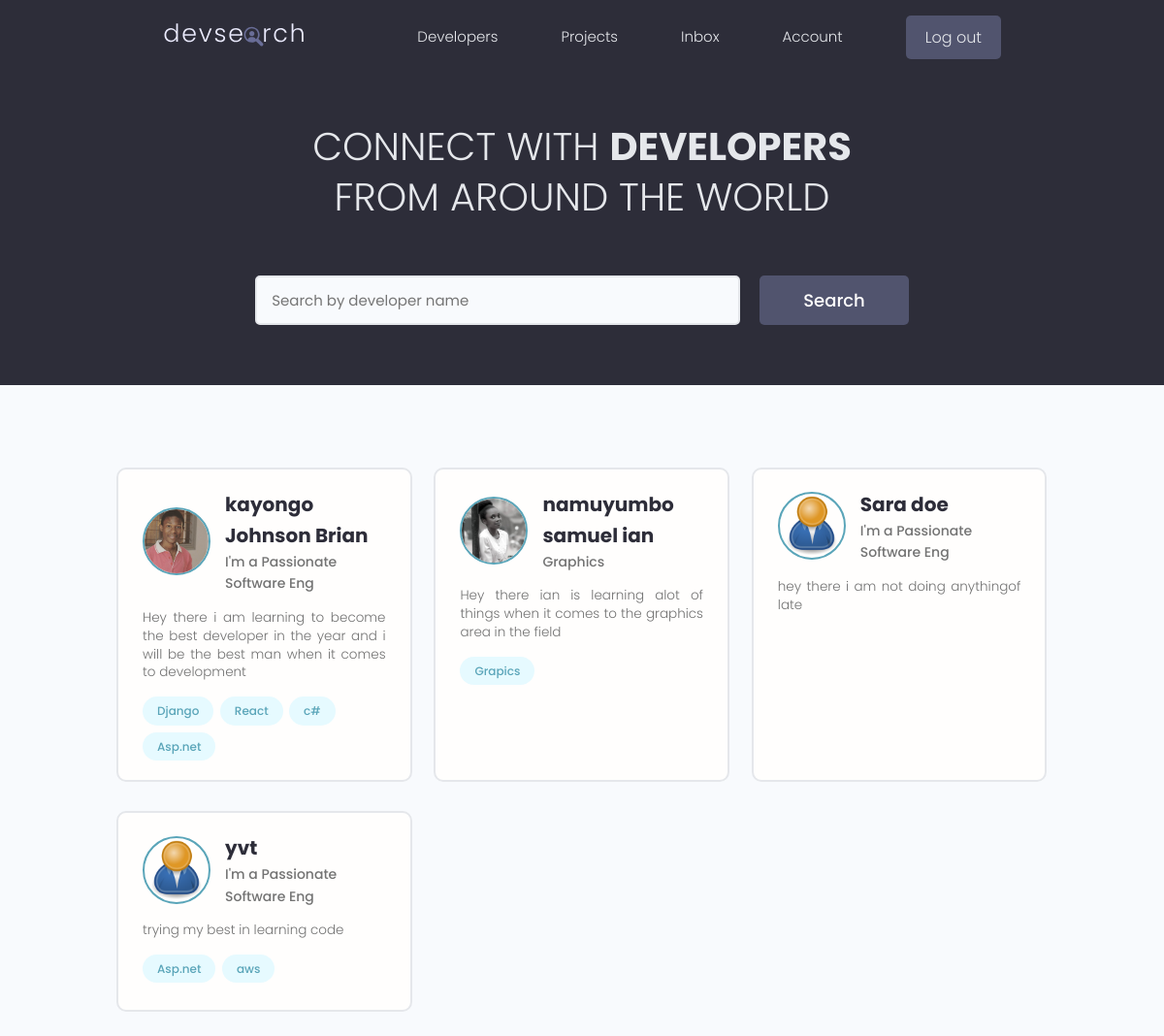
Screenshot of / (signed in) with the database file from the repository.
### users/models.py (models this page shows, shortened)
class Profile(models.Model):
    user = models.OneToOneField(
        User, on_delete=models.CASCADE, null=True, blank=True)
    username = models.CharField(max_length=200, null=True, blank=True)
    location = models.CharField(max_length=200, null=True, blank=True)
    name = models.CharField(max_length=200, null=True, blank=True)
    email = models.EmailField(null=True, blank=True, max_length=200)
    short_intro = models.CharField(max_length=200, null=True, blank=True)
    bio = models.TextField(null=True, blank=True)
    profile_image = models.ImageField(
        null=True, blank=True, upload_to="profiles/", default="profiles/user.png")
    social_github = models.CharField(max_length=200, null=True, blank=True)
    social_twiter = models.CharField(max_length=200, null=True, blank=True)
    social_youtube = models.CharField(max_length=200, null=True, blank=True)
    social_website = models.CharField(max_length=200, null=True, blank=True)
    id = models.UUIDField(default=uuid.uuid4,
                          primary_key=True, unique=True, editable=False)
    created = models.DateTimeField(auto_now_add=True)

class Skill(models.Model):
    id = models.UUIDField(default=uuid.uuid4,
                          primary_key=True, unique=True, editable=False)
    owner = models.ForeignKey(
        Profile, on_delete=models.CASCADE, null=True, blank=True)
    name = models.CharField(max_length=200, null=True, blank=True)
    description = models.TextField(null=True, blank=True)
    created = models.DateTimeField(auto_now_add=True)
    def __str__(self):
        return str(self.name)

### users/views.py (the view)
# urls.py: path('', views.profile, name='profile'),
def profile(request):
    profiles = Profile.objects.all()
    context = {'profiles': profiles}
    return render(request, 'users/profiles.html', context)

### users/templates/users/profiles.html (shortened to what this page needs)
{% extends 'main.html' %} {% load static %} {% block content %}
<main class="home">
    <section class="hero-section text-center">
        <div class="container container--narrow">
            <div class="hero-section__box">
                <h2>CONNECT WITH <span>DEVELOPERS</span></h2>
                <h2>FROM AROUND THE WORLD</h2>
            </div>
            <div class="hero-section__search">
                <form class="form" action="#" method="get">
                    <div class="form__field">
                        <input class="input input--text" id="formInput#search" type="text" name="text" placeholder="Search by developer name" />
                    </div>
                    <input class="btn btn--sub btn--lg" type="submit" value="Search" />
                </form>
            </div>
        </div>
    </section>
    <section class="devlist">
        <div class="container">
            <div class="grid grid--three">
                {% for profile in profiles%}
                <div class="column card">
                    <div class="dev">
                        <a href="{% url 'user-profile' profile.id %}" class=" card__body ">
                            <div class="dev__profile ">
                                <img class="avatar avatar--md " src="{{ profile.profile_image.url }}" alt="image " />
                                <div class="dev__meta ">
                                    <h3>{{ profile.name }}</h3>
                                    <h5>{{ profile.short_intro|slice:'30' }}</h5>
                                </div>
                            </div>
                            <p class="dev__info ">
                                {{profile.bio|slice:"250"}}
                            </p>
                            <div class="dev__skills ">
                                {% for skill in profile.skill_set.all|slice:'5' %}
                                <span class="tag tag--pill tag--main ">
                                    <small>{{ skill }}</small>
                                </span> {% endfor %}
                            </div>
                        </a>
                    </div>
                </div>
                {% endfor %}
            </div>
        </div>
    </section>
</main>
{% endblock content %}

### static/styles/app.css (style rules this page uses)
:root { --color-sub: #2d2d39; }
.btn--sub { background-color: var(--color-sub-light); }
.card { border: 2px solid var(--color-light); }
img { width: 100%; }
.hero-section { height: 40vh; display: flex; align-items: center; background-color: var(--color-sub); }
.hero-section__box { margin-bottom: 4rem; }
.hero-section__box > h2, .hero-section__box > h2 > span { font-size: 4rem; color: var(--color-light); line-height: 1.3; text-transform: uppercase; }
.hero-section__box > h2 { font-weight: 300; }
.hero-section__box > h2 > span { font-weight: 700; }
.hero-section__search > .form { display: flex; align-items: center; justify-content: center; gap: 2rem; }
.hero-section__search > .form input.input--text { width: 50rem; }
.devlist { margin-top: 8rem; }
.devlist .grid { align-items: stretch; }
.devlist .dev .dev__profile { display: flex; align-items: center; gap: 1.5rem; }
.devlist .dev .dev__meta h3 { color: var(--color-sub); font-size: 2rem; font-weight: 700; }
.devlist .dev .dev__meta h5 { color: var(--color-text); font-size: 1.4rem; font-weight: 500; }
.devlist .dev .dev__info { margin: 1.5rem 0; font-size: 1.35rem; line-height: 1.4; text-align: justify; }

### static/uikit/styles/modules/_variables.css (style rules this page uses)
:root { --color-main: #5aa5b9; --color-main-light: #e6faff; --color-sub: #3f4156; --color-sub-light: #51546e; --color-sub-lighter: #ededfd; --color-text: #737373; --color-gray: #8b8b8b; --color-light: #e5e7eb; --color-light-gray: #767676; --color-bg: #f8fafd; --color-white: #fffefd; --color-white-light: #f3f3f3; --color-success: #359e64; --color-success-bg: #def8e8; --color-error: #fc4b0b; --color-error-bg: #fff2ee; --font-base: 'Poppins', arial, helvetica, 'Segoe UI', roboto, ubuntu, sans-serif; --font-monospace: 'Fira Code', 'Courier New', courier, monospace; --font-regular: 300; --font-medium: 500; --font-bold: 700; --generic-shadow: 1px 1px 5px #00000010; --generic-transition: all 0.3s ease-in-out; }

### static/uikit/styles/modules/_base.css (style rules this page uses)
* { margin: 0; padding: 0; box-sizing: border-box; text-rendering: optimizeLegibility; color: inherit; font-size: inherit; }
html { font-size: 50%; }
@media only screen and (min-width: 480px) { html { font-size: 56.25%; } }
@media only screen and (min-width: 1200px) { html { font-size: 62.5%; } }
body { line-height: 1.6; font-weight: 400; font-size: 1.5rem; color: var(--color-text); background-color: var(--color-bg); min-height: 100vh; }

### static/uikit/styles/modules/_typography.css (style rules this page uses)
* { font-family: var(--font-base); }
h2 { font-size: 3.6rem; font-weight: var(--font-bold); }
h3 { font-size: 3.2rem; font-weight: var(--font-medium); }
h5 { font-size: 2.4rem; font-weight: var(--font-medium); }
h5, h6 { font-weight: var(--font-regular); }
p, span, strong { font-size: 1.6rem; color: var(--color-text); font-weight: var(--font-regular); }
a { padding-bottom: 2px; text-decoration: none; display: inline-block; color: var(--color-main); font-weight: var(--font-medium); }

### static/uikit/styles/modules/_utilities.css (style rules this page uses)
.container { width: 92%; max-width: 165rem; margin: 0 auto; box-sizing: border-box; }
.container--narrow { width: 92%; max-width: 120rem; }
@media screen and (min-width: 1000px) { .container { width: 90%; } }
@media screen and (min-width: 1000px) { .container--narrow { width: 85%; } }
@media screen and (min-width: 1200px) { .container { width: 80%; } }
@media screen and (min-width: 1200px) { .container--narrow { width: 72%; } }
.text-center { text-align: center; }

### static/uikit/styles/modules/_avatar.css (style rules this page uses)
.avatar { border-radius: 50%; border: 2px solid var(--color-main); object-fit: cover; }
.avatar--md { height: 7rem; width: 7rem; }

### static/uikit/styles/modules/_button.css (style rules this page uses)
.btn { display: inline-block; position: relative; cursor: pointer; background-color: var(--color-light); font-weight: var(--font-medium); color: var(--color-sub); text-decoration: none; padding: 1rem 2rem; border-radius: 0.5rem; border: none; width: -webkit-fit-content; width: -moz-fit-content; width: fit-content; height: -webkit-fit-content; height: -moz-fit-content; height: fit-content; font-size: 1.6rem; outline-width: 0; outline-color: transparent; -webkit-backface-visibility: hidden; backface-visibility: hidden; transition: all 0.3s ease-in-out; }
.btn--sub { background-color: var(--color-sub); color: var(--color-white); }
.btn--lg { font-size: 1.8rem; padding: 1.2rem 4.5rem; }

### static/uikit/styles/modules/_card.css (style rules this page uses)
.card { border-radius: 1rem; background-color: var(--color-white); border: 1.5px solid var(--color-light); width: auto; height: auto; margin-top: 0.5rem; margin-bottom: 0.5rem; overflow: hidden; }
.card__body, .card__header { padding: 2rem 2.5rem; }

### rows the page displays
Profile: profile_image (picture), name "kayongo Johnson Brian", short_intro "I'm a Passionate Software Eng", bio "Hey there i am learning to become the best developer in the year and i will be the best man when it comes to development"
Skill: name "Django"
Skill: name "React"
Skill: name "c#"
Skill: name "Asp.net"
Profile: profile_image (picture), name "namuyumbo samuel ian", short_intro "Graphics", bio "Hey there ian is learning alot of things when it comes to the graphics area in the field"
Skill: name "Grapics"
Profile: profile_image (placeholder picture), name "Sara doe", short_intro "I'm a Passionate Software Eng", bio "hey there i am not doing anythingof late"
Profile: profile_image (placeholder picture), name "yvt", short_intro "I'm a Passionate Software Eng", bio "trying my best in learning code"
Skill: name "Asp.net"
Skill: name "aws"
